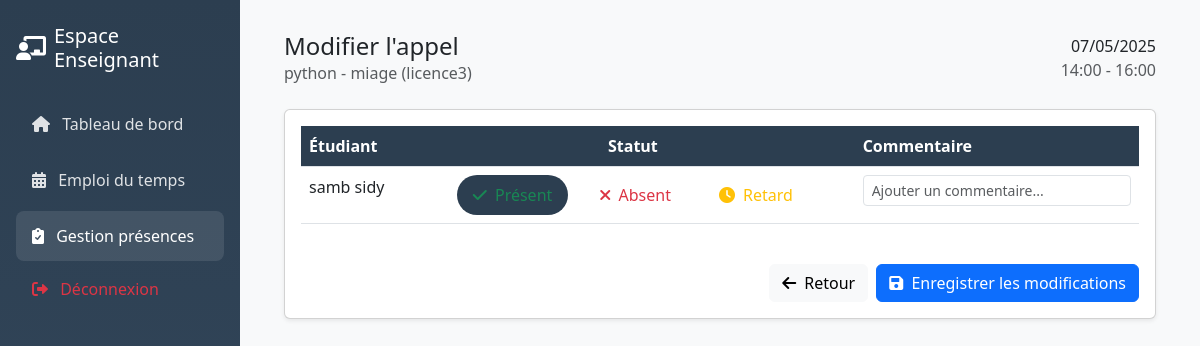
/enseignant/voir_appel.php?cours_id=5 (signed in), run on the app's committed database.
### tables this page shows
CREATE TABLE IF NOT EXISTS `emploi_temps` (
  `id` int NOT NULL AUTO_INCREMENT,
  `classe_id` int NOT NULL,
  `matiere_id` int NOT NULL,
  `enseignant_id` int NOT NULL,
  `jour_semaine` enum('lundi','mardi','mercredi','jeudi','vendredi','samedi') NOT NULL,
  `heure_debut` time NOT NULL,
  `heure_fin` time NOT NULL,
  `salle` varchar(50) DEFAULT NULL,
  `annee_scolaire` varchar(9) NOT NULL,
  `semestre` int NOT NULL,
  `created_at` timestamp NULL DEFAULT CURRENT_TIMESTAMP,
  PRIMARY KEY (`id`),
  UNIQUE KEY `unique_cours` (`classe_id`,`matiere_id`,`enseignant_id`,`jour_semaine`,`heure_debut`,`annee_scolaire`,`semestre`),
  KEY `matiere_id` (`matiere_id`),
  KEY `enseignant_id` (`enseignant_id`)
);

CREATE TABLE IF NOT EXISTS `matieres` (
  `id` int NOT NULL AUTO_INCREMENT,
  `nom` varchar(50) NOT NULL,
  `description` text,
  `created_at` timestamp NULL DEFAULT CURRENT_TIMESTAMP,
  PRIMARY KEY (`id`)
);

CREATE TABLE IF NOT EXISTS `classes` (
  `id` int NOT NULL AUTO_INCREMENT,
  `nom` varchar(50) NOT NULL,
  `niveau` varchar(20) NOT NULL,
  `annee_scolaire` varchar(9) NOT NULL,
  `created_at` timestamp NULL DEFAULT CURRENT_TIMESTAMP,
  `capacite` int NOT NULL DEFAULT '30',
  PRIMARY KEY (`id`)
);

CREATE TABLE IF NOT EXISTS `users` (
  `id` int NOT NULL AUTO_INCREMENT,
  `username` varchar(50) NOT NULL,
  `password` varchar(255) NOT NULL,
  `email` varchar(100) NOT NULL,
  `role` enum('admin','enseignant','etudiant') NOT NULL,
  `nom` varchar(50) NOT NULL,
  `prenom` varchar(50) NOT NULL,
  `created_at` timestamp NULL DEFAULT CURRENT_TIMESTAMP,
  `updated_at` timestamp NULL DEFAULT CURRENT_TIMESTAMP ON UPDATE CURRENT_TIMESTAMP,
  `specialite` varchar(100) DEFAULT NULL,
  PRIMARY KEY (`id`),
  UNIQUE KEY `username` (`username`),
  UNIQUE KEY `email` (`email`)
);

### enseignant/voir_appel.php (the view, shortened to what this page needs)
<?php
require_once('../config/db.php');
$cours_id = $_GET['cours_id'];
$stmt = $conn->prepare("
    SELECT
        e.*,
        m.nom as matiere_nom,
        c.nom as classe_nom,
        c.niveau as classe_niveau,
        c.id as classe_id
    FROM emploi_temps e
    JOIN matieres m ON e.matiere_id = m.id
    JOIN classes c ON e.classe_id = c.id
    WHERE e.id = ? AND e.enseignant_id = ?");
$stmt->execute([$cours_id, $_SESSION['user_id']]);
$cours = $stmt->fetch(PDO::FETCH_ASSOC);
$stmt = $conn->prepare("
    SELECT DISTINCT date
    FROM presences
    WHERE cours_id = ?
    ORDER BY date DESC
    LIMIT 1");
$stmt->execute([$cours_id]);
$date_appel = $stmt->fetchColumn() ?: date('Y-m-d');
$stmt = $conn->prepare("
    SELECT
        p.*,
        u.id as etudiant_id,
        u.nom,
        u.prenom
    FROM users u
    JOIN inscriptions i ON u.id = i.etudiant_id
    LEFT JOIN presences p ON u.id = p.etudiant_id
        AND p.cours_id = ?
        AND p.date = ?
    WHERE i.classe_id = ?
    AND u.role = 'etudiant'
    ORDER BY u.nom, u.prenom");
$stmt->execute([$cours_id, $date_appel, $cours['classe_id']]);
$etudiants = $stmt->fetchAll(PDO::FETCH_ASSOC);
?>
<!DOCTYPE html>
<html lang="fr">
<head>
    <link href="https://cdn.jsdelivr.net/npm/bootstrap@5.3.0/dist/css/bootstrap.min.css" rel="stylesheet">
    <link href="https://cdnjs.cloudflare.com/ajax/libs/font-awesome/6.0.0/css/all.min.css" rel="stylesheet">
</head>
<body>
    <div class="sidebar position-fixed" style="width: 240px;">
        <div class="p-3">
            <div class="d-flex align-items-center mb-4 mt-2">
                <i class="fas fa-chalkboard-teacher fs-4 me-2"></i>
                <h5 class="mb-0">Espace Enseignant</h5>
            </div>
            <nav class="nav flex-column">
                <a class="nav-link" href="dashboard.php">
                    <i class="fas fa-home me-2"></i>
                    Tableau de bord
                </a>
                <a class="nav-link" href="emploi_temps.php">
                    <i class="fas fa-calendar-alt me-2"></i>
                    Emploi du temps
                </a>
                <a class="nav-link active" href="gestion_presences.php">
                    <i class="fas fa-clipboard-check me-2"></i>
                    Gestion présences
                </a>
                <a class="nav-link text-danger mt-auto" href="../auth/logout.php">
                    <i class="fas fa-sign-out-alt me-2"></i>
                    Déconnexion
                </a>
            </nav>
        </div>
    </div>
    <div class="main-content">
        <div class="container-fluid">
            <div class="d-flex justify-content-between align-items-center mb-4">
                <div>
                    <h4 class="mb-0">Modifier l'appel</h4>
                    <p class="text-muted mb-0">
                        <?= htmlspecialchars($cours['matiere_nom']) ?> -
                        <?= htmlspecialchars($cours['classe_nom']) ?>
                        (<?= htmlspecialchars($cours['classe_niveau']) ?>)
                    </p>
                </div>
                <div class="text-end">
                    <p class="mb-0"><?= date('d/m/Y', strtotime($date_appel)) ?></p>
                    <p class="text-muted mb-0">
                        <?= substr($cours['heure_debut'], 0, 5) ?> -
                        <?= substr($cours['heure_fin'], 0, 5) ?>
                    </p>
                </div>
            </div>
            <div class="card shadow-sm">
                <div class="card-body">
                    <form method="POST" action="">
                        <div class="table-responsive">
                            <table class="table table-hover presence-table">
                                <thead>
                                    <tr>
                                        <th>Étudiant</th>
                                        <th class="text-center">Statut</th>
                                        <th>Commentaire</th>
                                    </tr>
                                </thead>
                                <tbody>
                                    <?php foreach ($etudiants as $etudiant): ?>
                                        <tr>
                                            <td>
                                                <?= htmlspecialchars($etudiant['nom']) ?>
                                                <?= htmlspecialchars($etudiant['prenom']) ?>
                                            </td>
                                            <td>
                                                <div class="d-flex justify-content-center gap-3 presence-options">
                                                    <div>
                                                        <label for="present_<?= $etudiant['etudiant_id'] ?>"
                                                               class="mb-0 text-success">
                                                            <i class="fas fa-check me-1"></i>
                                                            Présent
                                                        </label>
                                                    </div>
                                                    <div>
                                                        <label for="absent_<?= $etudiant['etudiant_id'] ?>"
                                                               class="mb-0 text-danger">
                                                            <i class="fas fa-times me-1"></i>
                                                            Absent
                                                        </label>
                                                    </div>
                                                    <div>
                                                        <label for="retard_<?= $etudiant['etudiant_id'] ?>"
                                                               class="mb-0 text-warning">
                                                            <i class="fas fa-clock me-1"></i>
                                                            Retard
                                                        </label>
                                                    </div>
                                                </div>
                                            </td>
                                            <td>
                                                <div class="input-group">
                                                    <input type="text"
                                                           class="form-control form-control-sm"
                                                           name="commentaire[<?= $etudiant['etudiant_id'] ?>]"
                                                           value="<?= htmlspecialchars($etudiant['commentaire'] ?? '') ?>"
                                                           placeholder="Ajouter un commentaire...">
                                                </div>
                                            </td>
                                        </tr>
                                    <?php endforeach; ?>
                                </tbody>
                            </table>
                        </div>
                        <div class="d-flex justify-content-end gap-2 mt-4">
                            <a href="gestion_presences.php" class="btn btn-light">
                                <i class="fas fa-arrow-left me-1"></i>
                                Retour
                            </a>
                            <button type="submit" class="btn btn-primary">
                                <i class="fas fa-save me-1"></i>
                                Enregistrer les modifications
                            </button>
                        </div>
                    </form>
                </div>
            </div>
        </div>
    </div>
</body>
</html>

### enseignant/voir_appel.php (style rules this page uses)
:root { --primary-color: #2c3e50; --secondary-color: #34495e; }
body { font-family: 'Segoe UI', Tahoma, Geneva, Verdana, sans-serif; background-color: #f8f9fa; }
.sidebar { background: linear-gradient(180deg, var(--primary-color) 0%, var(--secondary-color) 100%); min-height: 100vh; color: white; }
.sidebar .nav-link { color: rgba(255, 255, 255, 0.85); padding: 0.8rem 1rem; margin: 0.2rem 0; border-radius: 8px; transition: all 0.3s ease; }
.sidebar .nav-link:hover, .sidebar .nav-link.active { background: rgba(255, 255, 255, 0.1); color: white; }
.main-content { margin-left: 240px; padding: 2rem; }
.presence-table th { background-color: var(--primary-color); color: white; }
.presence-options label { cursor: pointer; padding: 0.5rem 1rem; border-radius: 20px; transition: all 0.2s; }
.presence-options input[type="radio"]:checked + label { background-color: var(--primary-color); color: white; }

### data on the page
emploi_temps: matiere.nom "python", classe.nom "miage", classe.niveau "licence3", heure_debut "14:00", heure_fin "16:00"
users: nom "samb", prenom "sidy"

### other printed values
date('d/m/Y', strtotime($date_appel)) "07/05/2025"
